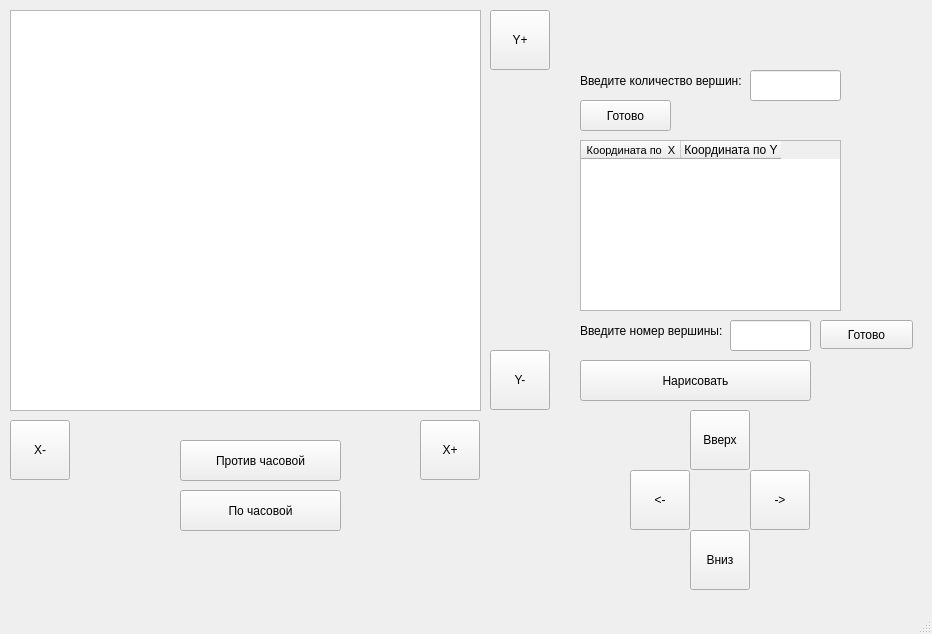
<?xml version="1.0" encoding="UTF-8"?>
<ui version="4.0">
 <class>MainWindow</class>
 <widget class="QMainWindow" name="MainWindow">
  <property name="geometry">
   <rect>
    <x>0</x>
    <y>0</y>
    <width>932</width>
    <height>634</height>
   </rect>
  </property>
  <property name="windowTitle">
   <string>MainWindow</string>
  </property>
  <widget class="QWidget" name="centralwidget">
   <widget class="QPushButton" name="Input">
    <property name="geometry">
     <rect>
      <x>580</x>
      <y>100</y>
      <width>91</width>
      <height>31</height>
     </rect>
    </property>
    <property name="text">
     <string>Готово</string>
    </property>
   </widget>
   <widget class="QGraphicsView" name="gvPlotter">
    <property name="geometry">
     <rect>
      <x>10</x>
      <y>10</y>
      <width>471</width>
      <height>401</height>
     </rect>
    </property>
   </widget>
   <widget class="QPushButton" name="compY">
    <property name="geometry">
     <rect>
      <x>490</x>
      <y>350</y>
      <width>60</width>
      <height>60</height>
     </rect>
    </property>
    <property name="text">
     <string>Y-</string>
    </property>
   </widget>
   <widget class="QTableWidget" name="QTable">
    <property name="geometry">
     <rect>
      <x>580</x>
      <y>140</y>
      <width>261</width>
      <height>171</height>
     </rect>
    </property>
    <column>
     <property name="text">
      <string>Координата по  X</string>
     </property>
     <property name="font">
      <font>
       <pointsize>8</pointsize>
      </font>
     </property>
    </column>
    <column>
     <property name="text">
      <string>Координата по Y</string>
     </property>
    </column>
   </widget>
   <widget class="QPushButton" name="turnSecond">
    <property name="geometry">
     <rect>
      <x>180</x>
      <y>440</y>
      <width>161</width>
      <height>41</height>
     </rect>
    </property>
    <property name="text">
     <string>Против часовой</string>
    </property>
   </widget>
   <widget class="QPushButton" name="Drawgraphic">
    <property name="geometry">
     <rect>
      <x>580</x>
      <y>360</y>
      <width>231</width>
      <height>41</height>
     </rect>
    </property>
    <property name="text">
     <string>Нарисовать</string>
    </property>
   </widget>
   <widget class="QPushButton" name="turnFirst">
    <property name="geometry">
     <rect>
      <x>180</x>
      <y>490</y>
      <width>161</width>
      <height>41</height>
     </rect>
    </property>
    <property name="text">
     <string>По часовой</string>
    </property>
   </widget>
   <widget class="QPushButton" name="compX">
    <property name="geometry">
     <rect>
      <x>10</x>
      <y>420</y>
      <width>60</width>
      <height>60</height>
     </rect>
    </property>
    <property name="text">
     <string>X-</string>
    </property>
   </widget>
   <widget class="QPushButton" name="right">
    <property name="geometry">
     <rect>
      <x>630</x>
      <y>470</y>
      <width>60</width>
      <height>60</height>
     </rect>
    </property>
    <property name="text">
     <string>&lt;-</string>
    </property>
   </widget>
   <widget class="QPushButton" name="stretY">
    <property name="geometry">
     <rect>
      <x>490</x>
      <y>10</y>
      <width>60</width>
      <height>60</height>
     </rect>
    </property>
    <property name="text">
     <string>Y+</string>
    </property>
   </widget>
   <widget class="QLineEdit" name="LeInput">
    <property name="geometry">
     <rect>
      <x>750</x>
      <y>70</y>
      <width>91</width>
      <height>31</height>
     </rect>
    </property>
   </widget>
   <widget class="QPushButton" name="stretX">
    <property name="geometry">
     <rect>
      <x>420</x>
      <y>420</y>
      <width>60</width>
      <height>60</height>
     </rect>
    </property>
    <property name="text">
     <string>X+</string>
    </property>
   </widget>
   <widget class="QLabel" name="label">
    <property name="geometry">
     <rect>
      <x>580</x>
      <y>60</y>
      <width>201</width>
      <height>41</height>
     </rect>
    </property>
    <property name="text">
     <string>Введите количество вершин:</string>
    </property>
   </widget>
   <widget class="QPushButton" name="left">
    <property name="geometry">
     <rect>
      <x>750</x>
      <y>470</y>
      <width>60</width>
      <height>60</height>
     </rect>
    </property>
    <property name="text">
     <string>-&gt;</string>
    </property>
   </widget>
   <widget class="QLabel" name="label_3">
    <property name="geometry">
     <rect>
      <x>580</x>
      <y>320</y>
      <width>191</width>
      <height>21</height>
     </rect>
    </property>
    <property name="text">
     <string>Введите номер вершины:</string>
    </property>
   </widget>
   <widget class="QLineEdit" name="leInput2">
    <property name="geometry">
     <rect>
      <x>730</x>
      <y>320</y>
      <width>81</width>
      <height>31</height>
     </rect>
    </property>
   </widget>
   <widget class="QPushButton" name="input2">
    <property name="geometry">
     <rect>
      <x>820</x>
      <y>320</y>
      <width>93</width>
      <height>29</height>
     </rect>
    </property>
    <property name="text">
     <string>Готово</string>
    </property>
   </widget>
   <widget class="QPushButton" name="Upward">
    <property name="geometry">
     <rect>
      <x>690</x>
      <y>530</y>
      <width>60</width>
      <height>60</height>
     </rect>
    </property>
    <property name="text">
     <string>Вниз</string>
    </property>
   </widget>
   <widget class="QPushButton" name="Downward">
    <property name="geometry">
     <rect>
      <x>690</x>
      <y>410</y>
      <width>60</width>
      <height>60</height>
     </rect>
    </property>
    <property name="text">
     <string>Вверх</string>
    </property>
   </widget>
  </widget>
  <widget class="QMenuBar" name="menubar">
   <property name="geometry">
    <rect>
     <x>0</x>
     <y>0</y>
     <width>932</width>
     <height>21</height>
    </rect>
   </property>
  </widget>
  <widget class="QStatusBar" name="statusbar"/>
 </widget>
 <resources/>
 <connections/>
</ui>
